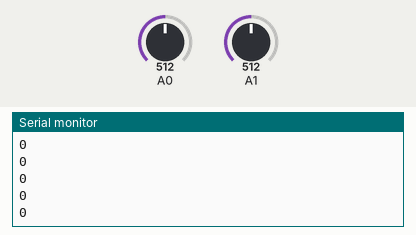
This sketch was run on a simulated Arduino Uno, built with avr-gcc and run on an emulated ATmega328P. Parts: the last lines printed to the serial monitor. The test bench sets the inputs (shaded band); at power-on: A0 = 512, A1 = 512.

Above: at 1.2 s.
1.3 s: A0 set to 716
At 1.56 s:
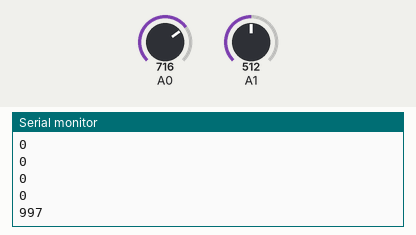
2.8 s: A1 set to 306
At 2.96 s:
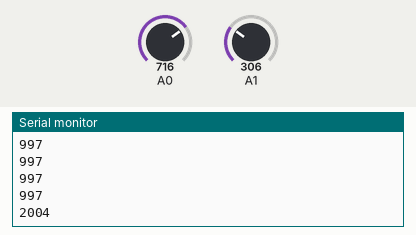
4.3 s: A0 set to 900
At 4.37 s:
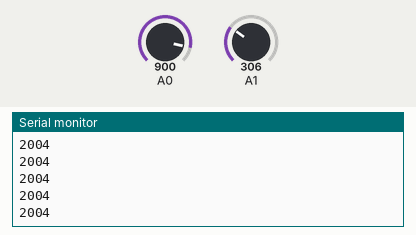
5.8 s: A1 set to 122
At 5.97 s:
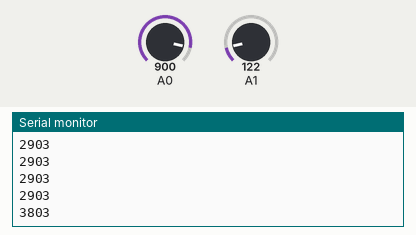
Timing chart, 0 to 8.3 s (numbered marks = the images above; inputs shaded):
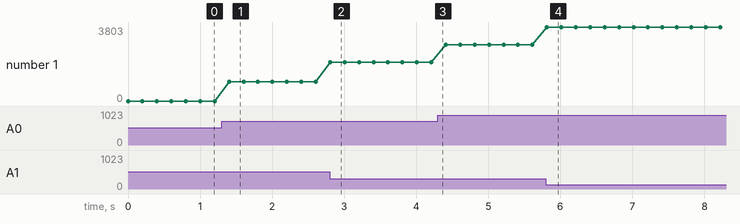

Measured:
- after the input at 1.3 s, the serial monitor: prints a new line after 0.10 s (image 1)
- after the input at 2.8 s, the serial monitor: prints a new line at once (image 2)
- after the input at 5.8 s, the serial monitor: prints a new line at once (image 4)
- plotted number 1: 0 → 997 after the input at 1.3 s, 997 → 2004 after the input at 2.8 s, 2004 → 2903 after the input at 4.3 s, 2903 → 3803 after the input at 5.8 s

The sketch:

Air-1.ino
```cpp
// Air-1
//
// Read the air voltage of (A0 - A1) to predict quakes
// 測量(A0 - A1)的空氣電壓以預測地震
//
// 台灣地震預測研究所 所長
// 林湧森
// dysonlin@gmail.com
//
// 2016-10-03 11:50 UTC+8 V1.0
// 2016-10-25 02:16 UTC+8 V1.1 Change baud rate to 115200 for ESP8266 WeMos-D1R2
// 2016-11-06 15:43 UTC+8 V1.2 Change baud rate to 9600
//                             Change output from raw data to mV
// 2016-12-18 22:21 UTC+8 V1.3 Change program name to Air-2
// 2019-11-07 16:28 UTC+8 V1.4 Modidy Air-2 to get Air-1

// analogRead() returns 0 ~ 1023
// 0 means 0 mV.
// 1023 means 5000 mV

void setup()
{
  Serial.begin(9600);
}

void loop()
{
  int valueA0 = analogRead(A0);
  int valueA1 = analogRead(A1);

  // Convert 10 bit ADC value 0 ~ 1023 to 0 mV ~ 5000 mV
  int mV = round(((valueA0 - valueA1) * 5000.0 ) / 1023.0);

  Serial.println(mV);
  delay(200);
}
```
